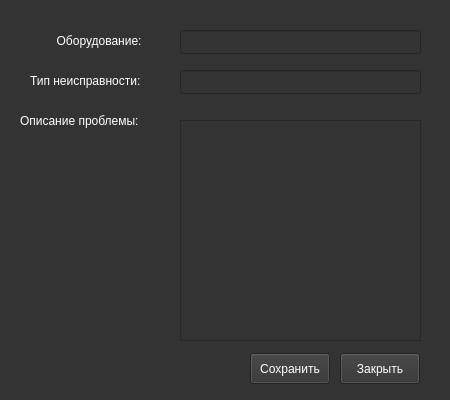
<?xml version="1.0" encoding="UTF-8"?>
<ui version="4.0">
 <class>EditingWindow</class>
 <widget class="QWidget" name="EditingWindow">
  <property name="geometry">
   <rect>
    <x>0</x>
    <y>0</y>
    <width>450</width>
    <height>400</height>
   </rect>
  </property>
  <property name="minimumSize">
   <size>
    <width>450</width>
    <height>400</height>
   </size>
  </property>
  <property name="maximumSize">
   <size>
    <width>450</width>
    <height>400</height>
   </size>
  </property>
  <property name="windowTitle">
   <string>EditingWindow</string>
  </property>
  <property name="styleSheet">
   <string notr="true">background-color: #333333;
color: #ffffff;</string>
  </property>
  <widget class="QTextEdit" name="textEdit_description">
   <property name="geometry">
    <rect>
     <x>180</x>
     <y>120</y>
     <width>241</width>
     <height>221</height>
    </rect>
   </property>
   <property name="styleSheet">
    <string notr="true"/>
   </property>
  </widget>
  <widget class="QLabel" name="label_description">
   <property name="geometry">
    <rect>
     <x>20</x>
     <y>100</y>
     <width>151</width>
     <height>41</height>
    </rect>
   </property>
   <property name="text">
    <string>Описание проблемы:</string>
   </property>
  </widget>
  <widget class="QPushButton" name="pushButton_close">
   <property name="geometry">
    <rect>
     <x>340</x>
     <y>353</y>
     <width>80</width>
     <height>31</height>
    </rect>
   </property>
   <property name="text">
    <string>Закрыть</string>
   </property>
  </widget>
  <widget class="QPushButton" name="pushButton_save">
   <property name="geometry">
    <rect>
     <x>250</x>
     <y>353</y>
     <width>80</width>
     <height>31</height>
    </rect>
   </property>
   <property name="text">
    <string>Cохранить</string>
   </property>
  </widget>
  <widget class="QLabel" name="label_typeOfFault">
   <property name="geometry">
    <rect>
     <x>30</x>
     <y>70</y>
     <width>141</width>
     <height>21</height>
    </rect>
   </property>
   <property name="text">
    <string>Тип неисправности:</string>
   </property>
  </widget>
  <widget class="QLineEdit" name="lineEdit_typeOfFault">
   <property name="geometry">
    <rect>
     <x>180</x>
     <y>70</y>
     <width>241</width>
     <height>24</height>
    </rect>
   </property>
   <property name="maxLength">
    <number>50</number>
   </property>
  </widget>
  <widget class="QLineEdit" name="lineEdit_equipment">
   <property name="geometry">
    <rect>
     <x>180</x>
     <y>30</y>
     <width>241</width>
     <height>24</height>
    </rect>
   </property>
   <property name="maxLength">
    <number>50</number>
   </property>
  </widget>
  <widget class="QLabel" name="label_equipment">
   <property name="geometry">
    <rect>
     <x>50</x>
     <y>30</y>
     <width>121</width>
     <height>21</height>
    </rect>
   </property>
   <property name="text">
    <string>  Оборудование:</string>
   </property>
  </widget>
 </widget>
 <resources/>
 <connections/>
</ui>
